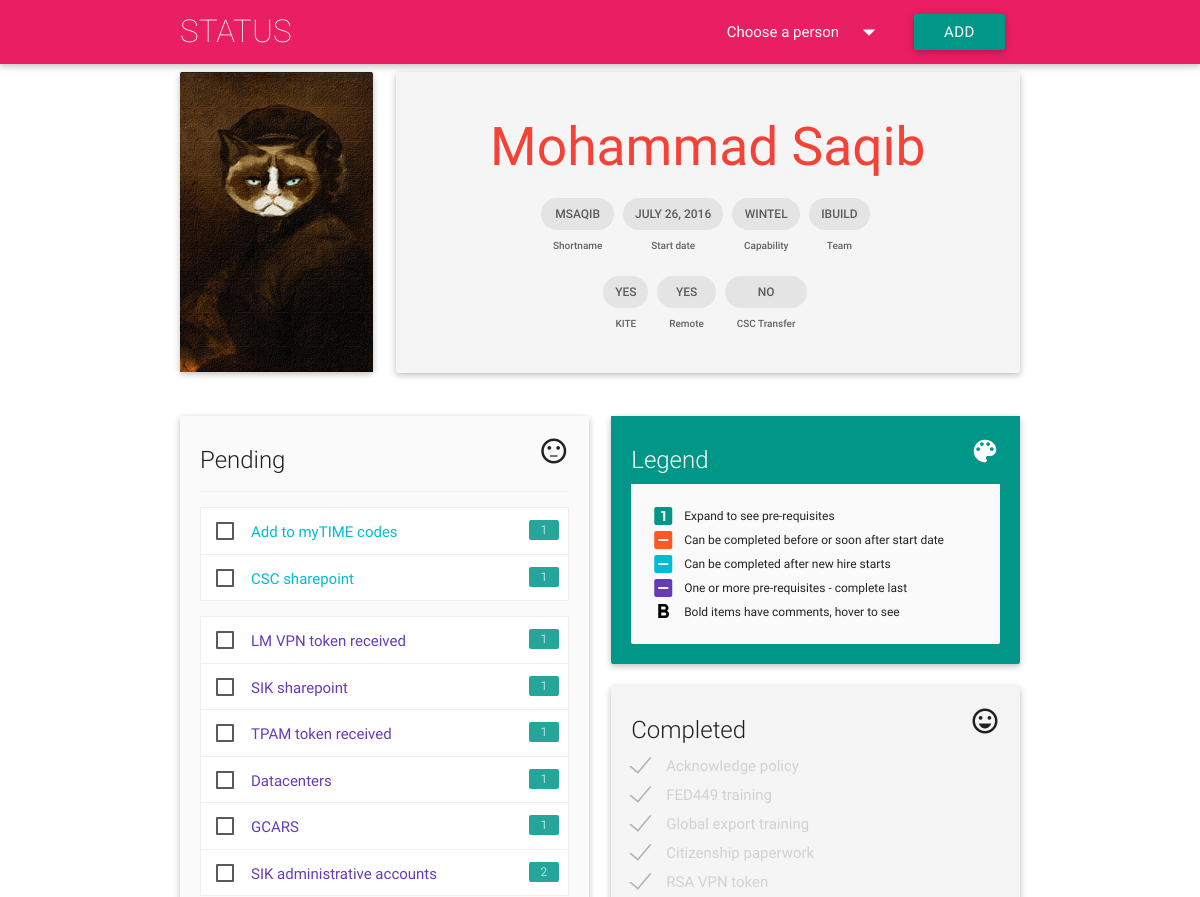
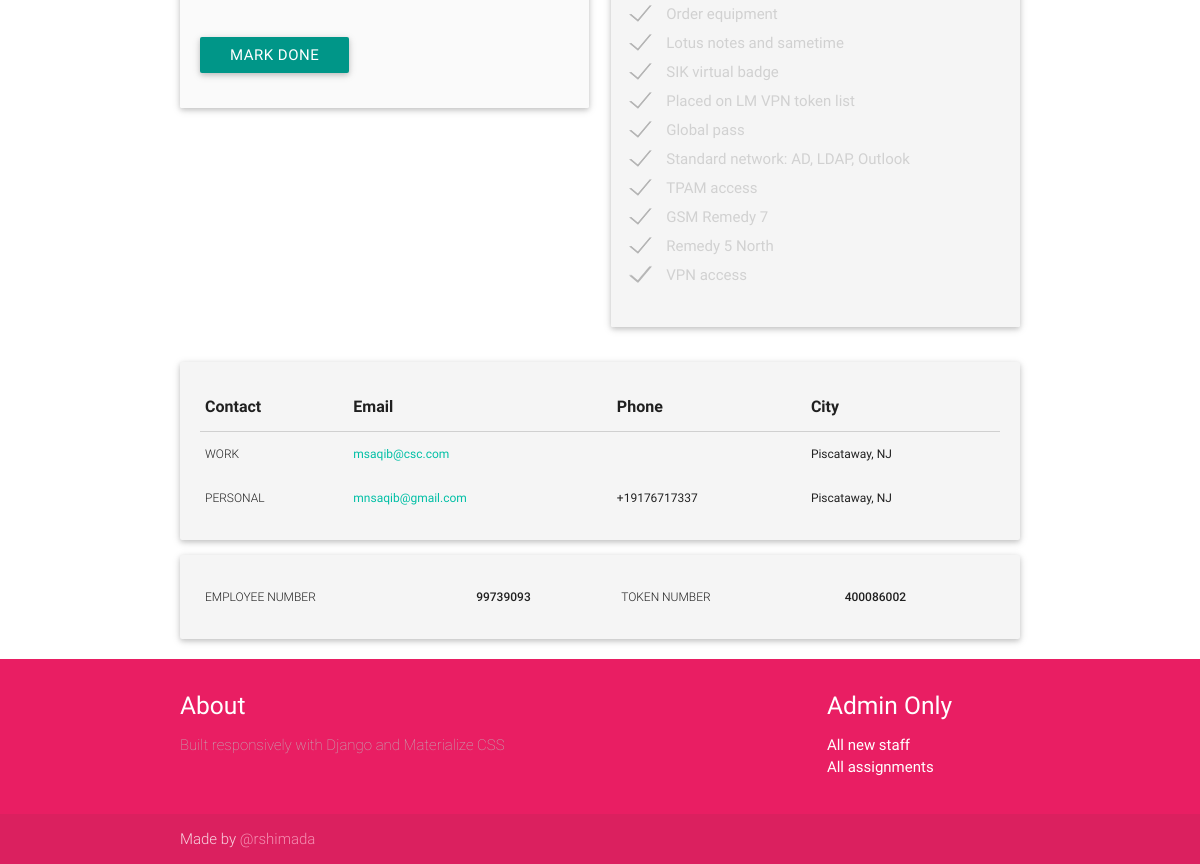
Page /msaqib on the committed database (2 pictures, top to bottom).
### app/models.py (models this page shows)
class Person(models.Model):
    CAPABILITY_CHOICES = (
        ('ADS', 'ADS'),
        ('CDS', 'CDS'),
        ('VDS', 'VDS'),
        ('PCC', 'PCC'),
        ('Virtualization', 'Virtualization'),
        ('Active Directory', 'Active Directory'),
        ('Backup', 'Backup'),
        ('Storage', 'Storage'),
        ('Tech Writer', 'Tech Writer'),
        ('UNIX', 'UNIX'),
        ('Wintel', 'Wintel'))
    TEAM_CHOICES = (
        ('iACTION', 'iACTION'),
        ('iBUILD', 'iBUILD'),
        ('iENHANCE', 'iENHANCE'),
        ('iSOLVE', 'iSOLVE'))
    EMPLOY_CHOICES = (
        ('Contractor', 'Contractor'),
        ('Employee', 'Employee'))
    SITE_CHOICES = (
        ('Hartford', 'Hartford'),
        ('Puerto Rico', 'Puerto Rico'))
    firstname = models.CharField(max_length=200, verbose_name='First name')
    lastname = models.CharField(max_length=200, verbose_name='Last name')
    shortname = models.CharField(max_length=200, unique=True, verbose_name='CSC shortname')
    startdate = models.DateField(auto_now_add=False, verbose_name='Start date')
    addeddate = models.DateTimeField(auto_now_add=True, verbose_name='Date added to status app')
    personalstreet = models.CharField(max_length=50, blank=True, verbose_name='Home street address')
    personalcity = models.CharField(max_length=50, blank=True, verbose_name='Home city', default='Hartford')
    personalstate = models.CharField(max_length=50, blank=True, verbose_name='Home state (abbreviation)', default='CT')
    personalzip = models.CharField(max_length=5, blank=True, verbose_name='Home zip code')
    personalemail = models.EmailField(max_length=50, blank=True, verbose_name='Personal email address')
    personalphone = PhoneNumberField(blank=True, verbose_name='Personal phone number, format: +1 860 888 6060')
    workphone = PhoneNumberField(blank=True, verbose_name='Work phone number')
    workstreet = models.CharField(max_length=50, blank=True, verbose_name='Work street address')
    workcity = models.CharField(max_length=50, verbose_name='Work city', default='Hartford')
    workstate = models.CharField(max_length=50, verbose_name='Work state', default='CT')
    workzip = models.CharField(max_length=5, blank=True, verbose_name='Work zip code')
    worksite = models.CharField(max_length=20, blank=True, choices=SITE_CHOICES, verbose_name="Work site")
    capability = models.CharField(max_length=20, choices=CAPABILITY_CHOICES, default='Wintel')
    team = models.CharField(max_length=20, choices=TEAM_CHOICES, default='iBUILD')
    kite = models.BooleanField(default=False, verbose_name='Assigned to KITE project')
    remote = models.BooleanField(default=False, verbose_name='Working remotely')
    employid = models.CharField(max_length=15, blank=True, verbose_name='Employee number or PRN')
    employtype = models.CharField(max_length=50, choices=EMPLOY_CHOICES, default='Contractor', verbose_name='Employment Type')
    cscid = models.CharField(max_length=10, blank=True, verbose_name='CSC UTC account name, e.g. XMDS123')
    csctransfer = models.BooleanField(default=False, verbose_name='Existing CSC transfer from another account')
    tokenserial = models.CharField(max_length=15, blank=True, verbose_name='CSC token serial number (if transfer)')
    class Meta:
        ordering = ['-addeddate']
        verbose_name_plural = 'people'
        unique_together = ("firstname", "lastname")
    def __str__(self):
        return '{0} {1}'.format(self.firstname, self.lastname)

class Assignment(models.Model):
    person = models.ForeignKey(Person)
    task = models.ForeignKey(Task)
    comment = models.CharField(max_length=200, blank=True)
    complete = models.BooleanField(default=False)
    def __str__(self):
        return self.task.title

class Task(models.Model):
    title = models.CharField(max_length=200)
    description = models.CharField(max_length=600, blank=True)
    stage = models.CharField(max_length=2, blank=True)
    predecessor = models.ManyToManyField("self", symmetrical=False, blank=True)
    vpnrequired = models.BooleanField(default=False)
    class Meta:
        ordering = ['stage', 'id']
    def __str__(self):
        return '{0}'.format(self.title)

### app/views.py (the view, shortened to what this page needs)
# urls.py: url(r'^(?P<shortname>\w+)', views.profile),
@require_http_methods(["GET", "POST"])
def profile(request, shortname=None):
    people = Person.objects.order_by('-addeddate')
    person = get_object_or_404(Person, shortname=shortname)
    assignments = Assignment.objects.filter(person=person)
    randimg = random.randint(1, 20)
    form = AssignmentForm(request.POST or None)
    context = {'shortname': shortname,
                'people': people,
                'person': person,
                'assignments': assignments,
                'form': form,
                'message': messages,
                'randimg': randimg}
    return render(request, 'app/profile.html', context)

### app/forms.py
class AssignmentForm(ModelForm):
    class Meta:
        model = Assignment
        fields = ['person', 'task', 'complete']

### app/templates/app/profile.html (shortened to what this page needs)
{% extends "app/index.html" %}
{% load staticfiles %}
{% block content %}
<div class="container">
  <div class="row">
    <div class="col l3 hide-on-med-and-down">
      <div class="card">
        <div class="card-image waves-effect waves-block waves-light">
          <a href="/{{ shortname }}">
            <img src="static/app/img/cat/cat-{{ randimg }}-min.png"></a>
        </div>
      </div>
    </div>
    <div class="col s12 l9">
      <div class="card profile-card">
        <div class="card-content center">
          <span class="card-title red-text">
            <a class="red-text" href="/{{ shortname }}">
              <h2 class="header">{{ person }}</h2></a>
          </span>
          <div class="row">
            <div class="chip">
              <p class="card-item">{{ shortname }}</p>
              Shortname
            </div>
            <div class="chip">
              <p class="card-item">{{ person.startdate }}</p>
              Start date
            </div>
            <div class="chip">
              <p class="card-item">{{ person.capability }}</p>
              Capability
            </div>
            <div class="chip">
              <p class="card-item">{{ person.team }}</p>
              Team
            </div>
          </div>
          <div class="row">
            <div class="chip">
              {% if not person.kite %}<p class="card-item">No</p>
              {% else %}<p class="card-item">Yes</p>{% endif %}
              KITE
            </div>
            <div class="chip">
              {% if not person.remote %}<p class="card-item">No</p>
              {% else %}<p class="card-item">Yes</p>{% endif %}
              Remote
            </div>
            <div class="chip">
              {% if not person.csctransfer %}<p class="card-item">No</p>
              {% else %}<p class="card-item">Yes</p>{% endif %}
              CSC Transfer
            </div>
          </div>
        </div>
      </div>
    </div>
  </div>
  <div class="row">
    <div class="col s12 l6">
      <div class="card">
        <div class="card-content grey lighten-5">
          <span class="card-title">Pending
            <i class="right small material-icons">sentiment_neutral</i>
          </span>
          <form action="" method="POST">
              <ul class="collapsible" data-collapsible="accordion">
              </ul>
              <ul class="collapsible" data-collapsible="accordion">
              </ul>
              <ul class="collapsible" data-collapsible="accordion">
              </ul>
            <br /><input type="submit" value="mark done" class="teal btn waves-light">
          </form>
        </div>
      </div>
    </div>
    <div class="col s12 l6">
      <div class="card">
        <div class="card-content teal">
          <span class="card-title white-text">Legend
            <i class="right small material-icons">color_lens</i>
          </span>
          <div class="card-content grey lighten-5">
            <table id="legend">
              <col style="width:10%">
              <col style="width:90%">
              <tbody>
                <tr>
                  <td><i class="material-icons teal-text">looks_one</i></td>
                  <td>Expand to see pre-requisites</td>
                </tr>
                <tr>
                  <td><i class="material-icons deep-orange-text">indeterminate_check_box</i></td>
                  <td>Can be completed before or soon after start date</td>
                </tr>
                <tr>
                  <td><i class="material-icons cyan-text">indeterminate_check_box</i></td>
                  <td>Can be completed after new hire starts</td>
                </tr>
                <tr>
                  <td><i class="material-icons deep-purple-text">indeterminate_check_box</i></td>
                  <td>One or more pre-requisites - complete last</td>
                </tr>
                <tr>
                  <td><strong><i class="material-icons black-text">format_bold</i></strong></td>
                  <td>Bold items have comments, hover to see</td>
                </tr>
              </tbody>
            </table>
          </div>
        </div>
      </div>
    </div>
    <div class="col s12 l6">
      <div class="card">
        <div class="card-content grey lighten-4">
          <span class="card-title">Completed
            <i class="right small material-icons">sentiment_very_satisfied</i>
          </span>
          <form action="" method="post">
          </form>
        </div>
      </div>
    </div>
  </div>
  <div class="col s12 l6">
    <div class="card profile-card">
      <div class="card-content">
        <table class="responsive-table highlight">
          <thead>
            <tr>
              <th>Contact</th>
              <th>Email</th>
              <th>Phone</th>
              <th>City</th>
            </tr>
          </thead>
          <tbody>
            <tr>
              <td class="cell-label">Work</td>
              <td><a href="mailto:{{ shortname }}@csc.com">{{ shortname }}@csc.com</a></td>
              <td>{{ person.workphone }}</td>
              <td>{{ person.workcity }}, {{ person.workstate }}</td>
            </tr>
            <tr>
              <td class="cell-label">Personal</td>
              <td><a href="mailto:{{ person.personalemail }}">{{ person.personalemail }}</a></td>
              <td>{{ person.personalphone }}</td>
              <td>{{ person.personalcity }}, {{ person.personalstate }}</td>
            </tr>
          </tbody>
        </table>
      </div>
    </div>
  </div>
  <div class="col s12">
    <div class="card profile-card">
      <div class="card-content">
        <table class="responsive-table highlight">
          <tbody>
            <tr>
              <td class="cell-label">Employee number</td>
              <td class="td-bold">{{ person.employid }}</td>
              <td class="cell-label">Token number</td>
              <td class="td-bold">{{ person.tokenserial }}</td>
            </tr>
          </tbody>
        </table>
      </div>
    </div>
  </div>
</div>
{% endblock %}

### app/static/app/css/app.css (style rules this page uses)
.card-item, .td-bold { font-size: 12px; font-weight: 500; text-transform: uppercase; }
.chip { font-size: 10px !important; }
td { font-size: 12px !important; }
.cell-label { font-weight: 300; text-transform: uppercase; }
.card-image { max-height: 300px; }
label { margin: 0 0 4px 0; }
#legend td, #legend tr { padding: 0; }
.profile-card { background-color: #F5F5F5; }
.collapsible, .collapsible.popout > li.active, .collapsible.popout > li { box-shadow: none !important; border-top: 1px solid #eee; border-right: 1px solid #eee; border-left: 1px solid #eee; transition: none; }
.collapsible-header { padding: 0.8rem 1rem 0.3rem 1rem !important; border-bottom: 1px solid #eee; }
span.badge { right: 30px; line-height: 20px; min-width: 2rem; }
span.badge.new:after { content: "" !important; }

### rows in the picture
Person: firstname+lastname "Mohammad Saqib", shortname "MSAQIB", startdate "JULY 26, 2016", capability "WINTEL", team "IBUILD", shortname "msaqib", workcity "Piscataway", workstate "NJ", personalemail "mnsaqib@gmail.com", personalphone "+19176717337", personalcity "Piscataway", personalstate "NJ", employid "99739093", tokenserial "400086002"
Assignment: task+complete "Add to myTIME codes 1 CSC sharepoint 1", task.complete "LM VPN token received 1 SIK sharepoint 1 TPAM token received 1 Datacenters 1 GCARS 1 SIK administrative accounts 2", complete+id+comment "Acknowledge policy FED449 training Global export training Citizenship paperwork RSA VPN token Order equipment Lotus notes and sametime SIK virtual badge Placed on LM VPN token list Global pass Standard network: AD, LDAP, Outlook TPAM access GSM Remedy 7 Remedy 5 North VPN access"
